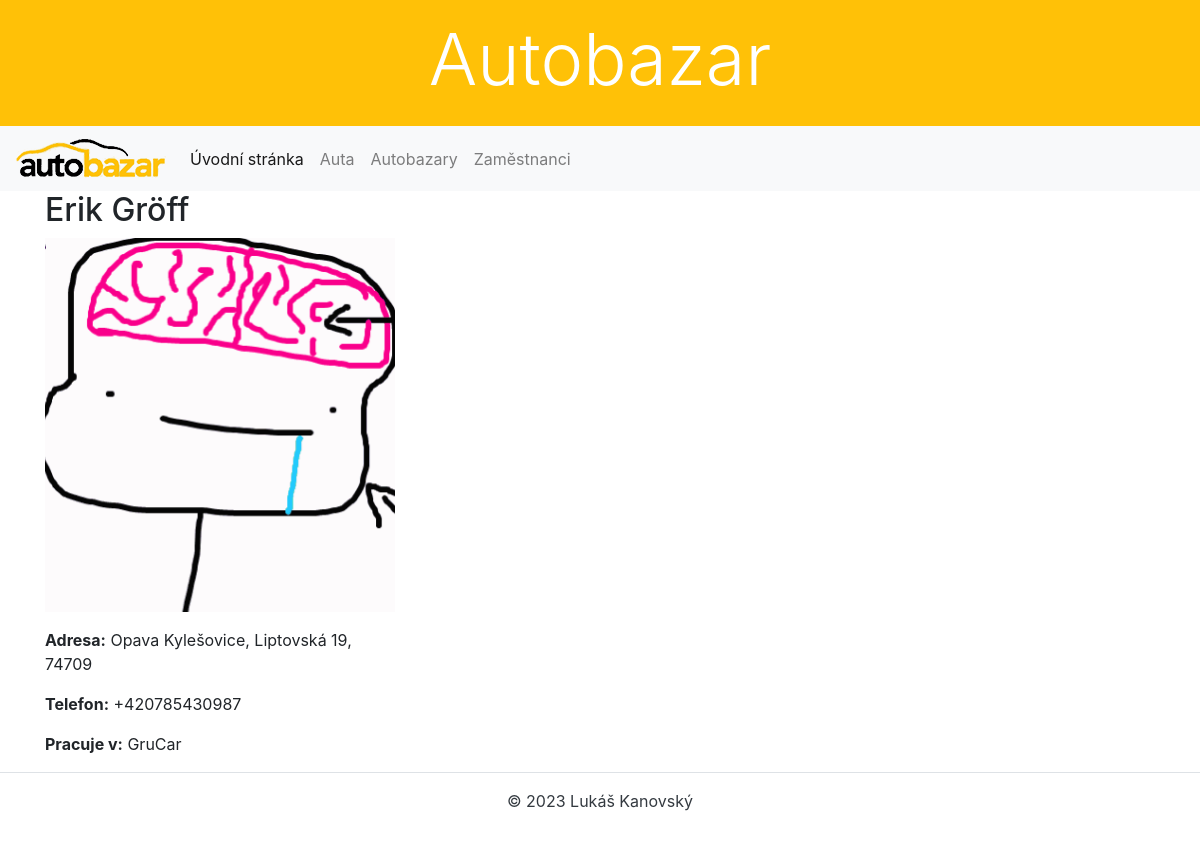
The page /autobazar/zamestnanci/1 on the database its author committed.
### autobazar/models.py (models this page shows)
class Zamestnanec(models.Model):
    jmeno = models.CharField(max_length=50, null=False, blank=False, verbose_name='Jméno zaměstnance', help_text='Zadejte jméno zaměstnance')
    prijmeni = models.CharField(max_length=50, null=False, blank=False, verbose_name='Příjmení zaměstnance', help_text='Zadejte příjmení zaměstnance')
    obec = models.CharField(max_length=100, null=False, blank=False, verbose_name='Obec', help_text='Zadejte obec, ve které zaměstnanec bydlí')
    ulice = models.CharField(max_length=50, null=True, verbose_name='Ulice', help_text='Zadejte ulici, ve které zaměstnanec bydlí')
    cislo_popisne = models.PositiveSmallIntegerField(null=False, blank=False, verbose_name='Číslo popisné', help_text='Zadejte číslo popisné')
    psc = models.PositiveIntegerField(null=False, blank=False, verbose_name='PSČ', help_text='Zadejte PSČ')
    telefon = models.CharField(max_length=20, verbose_name='Telefon', help_text='Zadejte telefonní číslo zaměstnance (včetně předvolby)',
                               validators=[RegexValidator(regex='^(\\+420)? ?[1-9][0-9]{2}( ?[0-9]{3}){2}$',message='Zadejte prosím platné telefonní číslo.')])
    fotka = models.ImageField(upload_to='zamestnanci', null=True, blank=True, verbose_name='Fotka zaměstnance', help_text='Nahrejte fotku zaměstnance')
    autobazar = models.ForeignKey('Autobazar', on_delete=models.CASCADE, verbose_name='Autobazar', help_text='Vyberte autobazar, ve kterém zaměstnanec pracuje', default=0)
    class Meta:
        verbose_name = 'Zamestnanec'
        verbose_name_plural = 'Zamestnanci'
        ordering = ['prijmeni', 'jmeno']
    def __str__(self):
        return f'{self.prijmeni}, {self.jmeno}'

class Autobazar(models.Model):
    nazev = models.CharField(max_length=100, null=False, blank=False, verbose_name='Název autobazaru', help_text='Zadejte název autobazaru')
    obec = models.CharField(max_length=100, null=False, blank=False, verbose_name='Obec', help_text='Zadejte obec, ve které se autobazar nachází')
    ulice = models.CharField(max_length=50, null=False, blank=False, verbose_name='Ulice', help_text='Zadejte ulici, ve které se autobazar nachází')
    psc = models.PositiveIntegerField(null=False, blank=False, verbose_name='PSČ', help_text='Zadejte PSČ')
    fotka = models.ImageField(upload_to='autobazary', null=True, blank=True, verbose_name='Logo autobazaru', help_text='Nahrejte logo autobazaru', default='uploads/default.jpg')
    class Meta:
        verbose_name = 'Autobazar'
        verbose_name_plural = 'Autobazary'
        ordering = ['nazev']
    def __str__(self):
        return self.nazev

### autobazar/views.py (the view)
# urls.py: path('zamestnanci/<int:pk>', views.ZamestnanecDetailView.as_view(), name='zamestnanec_detail'),
class ZamestnanecDetailView(DetailView):
    model = Zamestnanec
    template_name = 'zamestnanec/detail.html'
    context_object_name = 'zamestnanec'

### autobazar/templates/zamestnanec/detail.html (shortened to what this page needs)
{% extends 'base.html' %}
{% block content %}
    <h2>{{ zamestnanec.jmeno }} {{ zamestnanec.prijmeni }}</h2>
    <div class="row">
        <div class="col-md-4">
            <img src="{{ zamestnanec.fotka.url }}" alt="{{ zamestnanec.jmeno|first }}. {{ zamestnanec.prijmeni }}" class="img-fluid">
            <p class="mt-3"><b>Adresa:</b> {{ zamestnanec.obec }}, {{ zamestnanec.ulice }} {{ zamestnanec.cislo_popisne }}, {{ zamestnanec.psc }}</p>
            <p><b>Telefon:</b> {{ zamestnanec.telefon }}</p>
            <p><b>Pracuje v:</b> {{ zamestnanec.autobazar }}</p>
        </div>
    </div>
{% endblock %}

### rows shown on the page
Zamestnanec: jmeno "Erik", prijmeni "Gröff", fotka (picture), obec "Opava Kylešovice", ulice "Liptovská", cislo_popisne "19", psc "74709", telefon "+420785430987", autobazar "GruCar"
